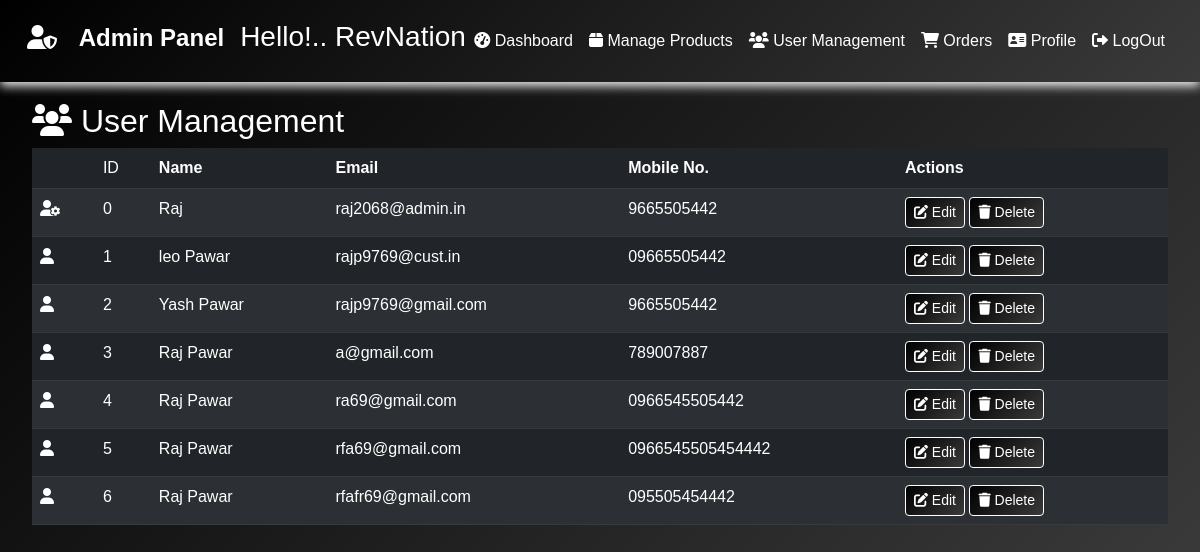
Page /usermanage/ (signed in) on the committed database.
### RevApp/models.py (models this page shows)
class AdminModel(models.Model):
    adminEmailId=models.CharField(max_length=100,primary_key=True)
    adminPassword=models.CharField(max_length=100,null=False)
    adminName=models.CharField(max_length=100)
    adminPhoneno=models.CharField(max_length=20,null=False)

class UserModel(models.Model):
    FirstName=models.CharField(max_length=100,null=False)
    LastName=models.CharField(max_length=100,null=False)
    EmailId=models.CharField(max_length=100,null=False,primary_key=True)
    PhoneNo=models.CharField(max_length=100,null=False,unique=True)
    Password=models.CharField(max_length=100,null=False)
    DOB=models.CharField(max_length=100,null=False)
    Gender=models.CharField(max_length=100,null=False)
    StreetAddress=models.CharField(max_length=100,null=False)
    City=models.CharField(max_length=100,null=False)
    State=models.CharField(max_length=100,null=False)
    Country=models.CharField(max_length=100)
    PinCode=models.CharField(max_length=100,null=False)

### RevApp/views.py (the view)
# urls.py: path('usermanage/', views.usermanage, name='usermanage'),
def usermanage(request):
    user=UserModel.objects.all()
    admin=AdminModel.objects.all()
    return render(request,'usermanage.html',{'user':user,'admin':admin})

### template/usermanage.html
{% extends 'AdminBase.html' %}
{% load static %}
{% block container %}
    <div class="container-fluid">
            <main class="content">
                <h2><i class="fas fa-users"></i> User Management</h2>
                <table class="table table-dark table-striped">
                    <thead>
                        <tr>
                            <td> </td>
                            <td>ID</td>
                            <th>Name</th>
                            <th>Email</th>
                            <th>Mobile No.</th>
                            <th>Actions</th>
                        </tr>
                    </thead>
                    <tbody>
                        {% for i in admin %}
                        <tr>
                            <td> <i class="fa-solid fa-user-gear"></i> </td>
                            <td>{{ forloop.counter0 }}</td>
                            <td>{{i.adminName}}</td>
                            <td>{{i.adminEmailId}}</td>
                            <td>{{i.adminPhoneno}}</td>
                            <td>
                                <a href=""><button class="btn btn-warning btn-sm"><i class="fas fa-edit"></i> Edit</button></a>
                                <a href="{% url 'deleteuser' i.adminEmailId %}"><button class="btn btn-danger btn-sm"><i class="fas fa-trash"></i> Delete</button></a>
                            </td>
                        </tr>
                        {% endfor %}
                        {% for i in user %}
                        <tr>
                            <td> <i class="fa-solid fa-user"></i> </td>
                            <td>{{ forloop.counter }}</td>
                            <td>{{i.FirstName}} {{i.LastName}}</td>
                            <td>{{i.EmailId}}</td>
                            <td>{{i.PhoneNo}}</td>
                            <td>
                                <a href=""><button class="btn btn-warning btn-sm"><i class="fas fa-edit"></i> Edit</button></a>
                                <a href="{% url 'deleteuser' i.EmailId %}"><button class="btn btn-danger btn-sm"><i class="fas fa-trash"></i> Delete</button></a>
                            </td>
                        </tr>
                        {% endfor %}
                    </tbody>
                </table>
            </main>
        </div>
        {% endblock container %}

### RevApp/static/adminstyles.css (style rules this page uses)
body { background: linear-gradient(135deg, #000, #3a3a3a); color: white; font-family: 'Arial', sans-serif; }
.content { padding: 20px; color: white; }
.form-control, .btn { background: linear-gradient(135deg, #000, #3a3a3a);; color: white; border: 1px solid white; }
.btn { background: linear-gradient(135deg, #000, #3a3a3a);; color: white; border: 1px solid white; }

### rows in the picture
AdminModel: adminName "Raj", adminEmailId "raj2068@admin.in", adminPhoneno "9665505442"
UserModel: FirstName "leo", LastName "Pawar", EmailId "rajp9769@cust.in", PhoneNo "09665505442"
UserModel: FirstName "Yash", LastName "Pawar", EmailId "rajp9769@gmail.com", PhoneNo "9665505442"
UserModel: FirstName "Raj", LastName "Pawar", EmailId "a@gmail.com", PhoneNo "789007887"
UserModel: FirstName "Raj", LastName "Pawar", EmailId "ra69@gmail.com", PhoneNo "0966545505442"
UserModel: FirstName "Raj", LastName "Pawar", EmailId "rfa69@gmail.com", PhoneNo "0966545505454442"
UserModel: FirstName "Raj", LastName "Pawar", EmailId "rfafr69@gmail.com", PhoneNo "095505454442"

### other values in the picture
{{ request.session.admin_name }} "RevNation"
